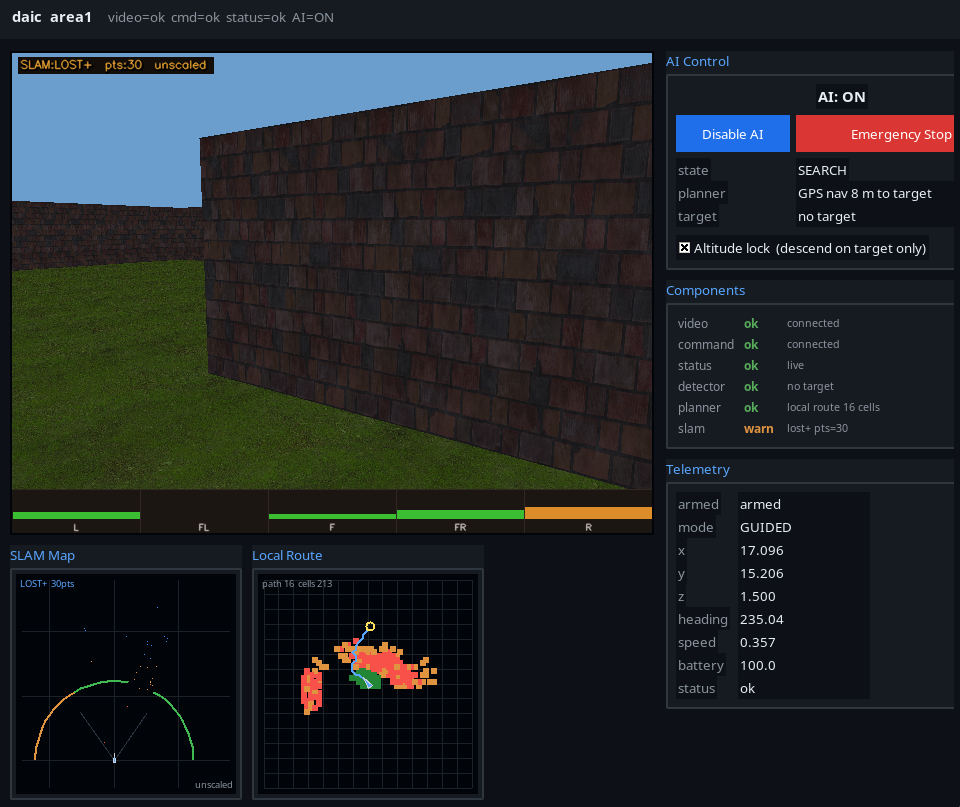
#> input picture images/daic-001.png, 960 x 807 px
$ python -i detector.py   (imports and definitions only)
#> lines starting #> are read from the running program, lines starting #| are printed output that depends on the picture; after the words box and inside, x2 and y2 are one past the last pixel; in counts of white or black regions, pixels touching at a corner belong together
"""OpenCV-based red landing target detector.

The target is found as a **reddish, roughly elliptical blob**: a chromatic gate
picks red pixels, and a shape test then decides whether the blob could be a
circular pad seen from some viewpoint. Both halves are deliberately chosen to
survive a real camera looking at a real pad.

Why the gate is chromatic and not photometric
---------------------------------------------
Hue and saturation are properties of the *surface*; value is a property of the
*illumination* on it. A red pad in open sun, in overcast, in a tree's shadow, or
under a camera that has just stopped down all produce the same hue and much the
same saturation, and wildly different values. So the pad is identified by hue
and saturation, and value is used only as a noise floor: below `_MIN_VALUE` a
pixel is dark enough that its hue is quantisation noise rather than colour.

This is not a theoretical concern. An earlier version of this file required
V >= 120, which is a statement that the pad is brightly lit. When the simulator
gained a physically-shaded scene the pad rendered at V = 90 -- hue and
saturation perfect, brightness merely lower -- and the detector reported nothing
at all on every frame of every approach. A pad in shade is still a pad.

Why the shape test fits an ellipse
----------------------------------
A circular pad is only circular from directly above. From a drone on approach it
is an ellipse whose aspect ratio is about 1/sin(elevation angle): at 9 m range
and 1 m altitude that is roughly 9:1. Testing circularity therefore amounts to
testing that the drone is nearly overhead, which is exactly the phase of flight
where the pad is easiest to find anyway. Instead the blob is fitted with an
ellipse and judged on how well it *fills* that ellipse, which is invariant to
viewing angle, plus solidity and extent, which reject the ragged, fragmented
blobs that foliage and brickwork produce.

What still gets rejected, and why
---------------------------------
Brick and foliage are the two confusers this scene actually contains, and both
are separable on hue: brick sits at H 12-20 and the tree canopy at H ~8, while
the pad sits at H 0-2. Neither survives the hue gate. Shadowed brick is also
below the saturation floor. Sensor noise and heavy JPEG chroma artefacts can
still fringe a canopy edge into the red band, but such blobs are ragged and
flicker frame to frame; the planner requires several consecutive detections
before it acts on one.
"""

from __future__ import annotations

from dataclasses import dataclass

import cv2
import numpy as np


# --- Chromatic gate -------------------------------------------------------
#
# Red wraps around 0 degrees, so OpenCV's 0-180 hue scale needs two bands. The
# pad measures H 0-2 in the simulator under both scene presets; the tree canopy
# measures H ~8 and brick H 12-20, so the band is kept tight.
_HUE_HALF_WIDTH = 5
# The pad measures S 227-250. Reddish background pixels in this scene have a
# median S near 80 and a 99th percentile near 213, so 175 clears the background
# comfortably while leaving room for the saturation loss a gamma or white
# balance shift causes.
_MIN_SATURATION = 175
# Not an illumination gate: below this, hue is quantisation noise.
_MIN_VALUE = 30

# --- Shape test -----------------------------------------------------------
#
# Minimum blob area in pixels. Smaller than this the pad is a handful of pixels
# and its shape cannot be judged, which is where false alarms live.
_MIN_AREA = 25.0
# Below this area an ellipse fit is not meaningful; extent alone is used.
_SHAPE_MIN_AREA = 60.0
# Contour area over fitted-ellipse area. A filled ellipse scores 1.0. Observed
# pads sit at 0.91 and above; ragged foliage fragments sit near 0.68.
_MIN_FILL, _MAX_FILL = 0.82, 1.60
# Contour area over convex-hull area. Convex blobs score near 1.0; the pad's 1st
# percentile is 0.70, while foliage fragments have a median near 0.46.
_MIN_SOLIDITY = 0.70
# Blob area over bounding-box area. An ellipse scores pi/4 = 0.785.
_MIN_EXTENT = 0.50
# 1/sin(elevation): 14 corresponds to about 4 degrees above the horizon, beyond
# which the pad is a line and its centre is not usefully localised.
_MAX_ASPECT = 14.0


@dataclass
class Detection:
    """Result of one detector call."""
    visible: bool
    cx: float        # centre x in pixels (0 if not visible)
    cy: float        # centre y in pixels (0 if not visible)
    radius: float    # approximate radius in pixels (0 if not visible)
    confidence: float  # 0.0–1.0 based on shape quality and viewing obliquity

    @property
    def as_dict(self) -> dict:
        return {
            "visible": self.visible,
            "cx": self.cx,
            "cy": self.cy,
            "radius": self.radius,
            "confidence": self.confidence,
        }


_NULL = Detection(visible=False, cx=0.0, cy=0.0, radius=0.0, confidence=0.0)


def _red_mask(frame_rgb: np.ndarray) -> np.ndarray:
    """Pixels whose hue and saturation say "painted red", at any brightness."""
    bgr = cv2.cvtColor(np.ascontiguousarray(frame_rgb), cv2.COLOR_RGB2BGR)
    hsv = cv2.cvtColor(bgr, cv2.COLOR_BGR2HSV)
    low = np.array([0, _MIN_SATURATION, _MIN_VALUE], dtype=np.uint8)
    high = np.array([_HUE_HALF_WIDTH, 255, 255], dtype=np.uint8)
    wrapped_low = np.array([180 - _HUE_HALF_WIDTH, _MIN_SATURATION, _MIN_VALUE],
                           dtype=np.uint8)
    wrapped_high = np.array([180, 255, 255], dtype=np.uint8)
    mask = cv2.bitwise_or(cv2.inRange(hsv, low, high),
                          cv2.inRange(hsv, wrapped_low, wrapped_high))
    # Close only. An opening step would erase the pad at range, where it is a
    # few pixels tall, which is the distance the search phase needs it at.
    kernel = cv2.getStructuringElement(cv2.MORPH_ELLIPSE, (3, 3))
    return cv2.morphologyEx(mask, cv2.MORPH_CLOSE, kernel, iterations=2)


def detect(frame_rgb: np.ndarray) -> Detection:
    """Detect the red landing target in *frame_rgb* (H×W×3, uint8, RGB).

    Returns a Detection with visible=False when no target is found.
    """
    if frame_rgb is None or frame_rgb.size == 0:
        return _NULL

    height, width = frame_rgb.shape[:2]
    mask = _red_mask(frame_rgb)
    count, labels, stats, centroids = cv2.connectedComponentsWithStats(mask, 8)

    best: tuple | None = None
    for index in range(1, count):
        area = float(stats[index, cv2.CC_STAT_AREA])
        if area < _MIN_AREA:
            continue
        box_x = int(stats[index, cv2.CC_STAT_LEFT])
        box_y = int(stats[index, cv2.CC_STAT_TOP])
        box_w = int(stats[index, cv2.CC_STAT_WIDTH])
        box_h = int(stats[index, cv2.CC_STAT_HEIGHT])
        if area / max(box_w * box_h, 1) < _MIN_EXTENT:
            continue
        # A pad running off the edge of the frame is a partial shape, so the
        # ellipse tests below cannot be applied to it. This happens on every
        # final descent, when the pad fills the bottom of the image.
        clipped = (box_x <= 0 or box_y <= 0
                   or box_x + box_w >= width or box_y + box_h >= height)

        cx, cy = centroids[index]
        radius = 0.5 * max(box_w, box_h)
        fill = aspect = None

        blob = (labels[box_y:box_y + box_h, box_x:box_x + box_w] == index)
        contours, _ = cv2.findContours(blob.astype(np.uint8), cv2.RETR_EXTERNAL,
                                       cv2.CHAIN_APPROX_NONE)
        contour = max(contours, key=cv2.contourArea) if contours else None
        if contour is not None and len(contour) >= 5:
            hull_area = cv2.contourArea(cv2.convexHull(contour))
            if hull_area > 0 and area / hull_area < _MIN_SOLIDITY:
                continue
            if area >= _SHAPE_MIN_AREA:
                (ex, ey), (d1, d2), _ = cv2.fitEllipse(contour)
                major, minor = max(d1, d2), min(d1, d2)
                if minor > 1e-6:
                    fill = area / (np.pi * 0.25 * major * minor)
                    aspect = major / minor
                    cx, cy, radius = box_x + ex, box_y + ey, 0.5 * major

        if aspect is not None and aspect > _MAX_ASPECT:
            continue
        if fill is not None and not clipped and not (_MIN_FILL <= fill <= _MAX_FILL):
            continue

        score = area * (min(fill, 1.0) if fill is not None else 1.0)
        if best is None or score > best[0]:
            best = (score, cx, cy, radius, fill, aspect)

    if best is None:
        return _NULL

    _, cx, cy, radius, fill, aspect = best
    # Confidence blends how cleanly the blob fills its ellipse with how oblique
    # the view is: a pad seen nearly edge-on is a real detection whose centre is
    # a poor position estimate, and the servo should weigh it accordingly.
    quality = 1.0 if fill is None else min(fill, 1.0)
    confidence = quality / max(1.0, (aspect or 1.0) / 4.0)
    return Detection(visible=True, cx=float(cx), cy=float(cy),
                     radius=float(radius),
                     confidence=float(min(1.0, max(0.0, confidence))))

>>> import cv2
>>> picture = cv2.cvtColor(cv2.imread('../images/daic-001.png'), cv2.COLOR_BGR2RGB)
>>> result = detect(picture)
#> in _red_mask, bgr is the input picture: shape (807, 960, 3); mean B, G, R 40, 37.8, 33.6
#> in _red_mask, `hsv = cv2.cvtColor(bgr, cv2.COLOR_BGR2HSV)`: hsv: shape (807, 960, 3); mean H, S, V 92.5, 114.9, 48.9
#> in _red_mask, `mask = cv2.bitwise_or(cv2.inRange(hsv, low, high), cv2.inRange(hsv, wr..`:
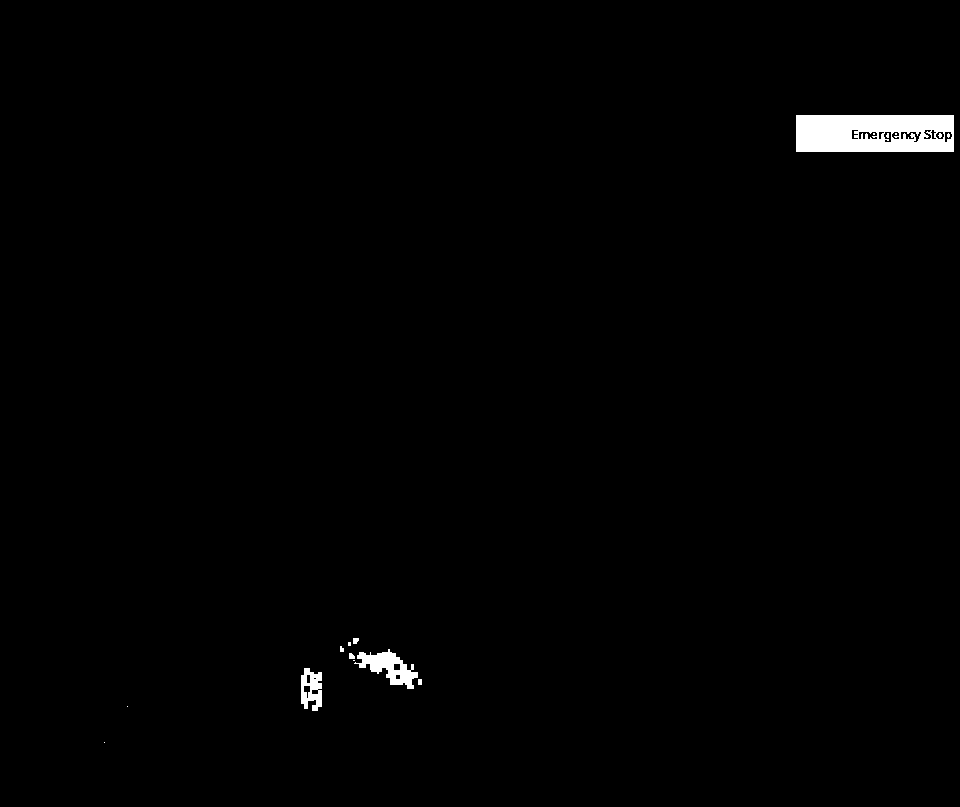
#> mask: shape (807, 960); 0.94% white; 16 white regions (9 under 20 px), largest, box (x1, y1, x2, y2) and area: (796, 115, 954, 152) 5380, (354, 649, 418, 689) 1099, (301, 668, 322, 711) 619
#> in _red_mask, `return cv2.morphologyEx(mask, cv2.MORPH_CLOSE, kernel, iterations=2)`:
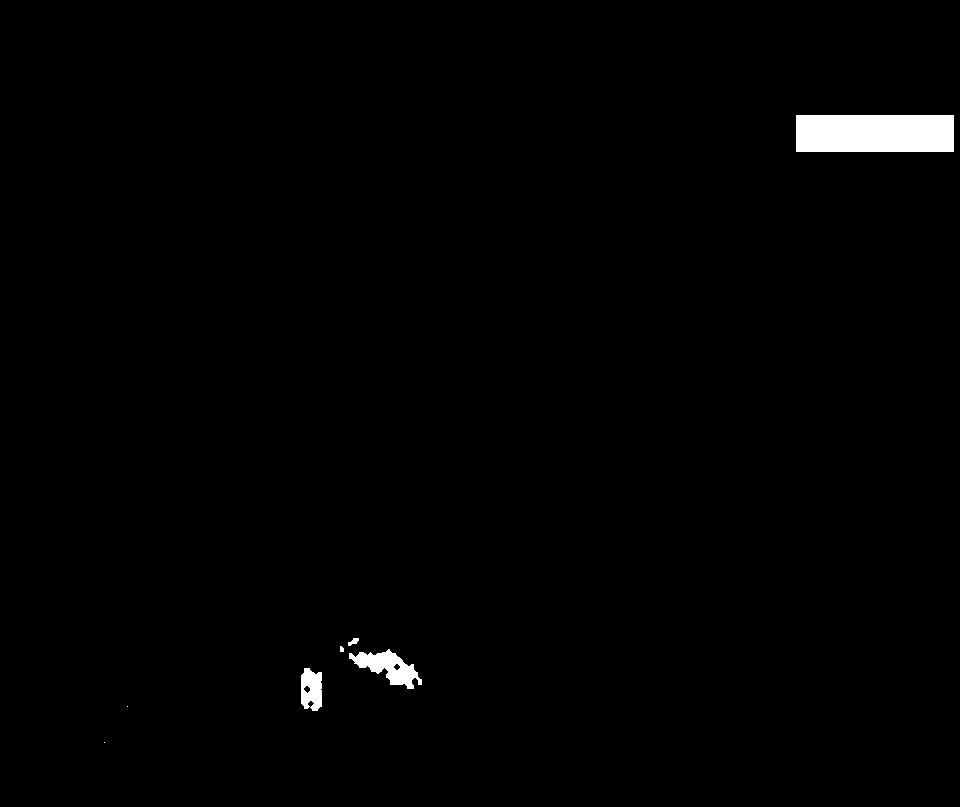
#> returned value: shape (807, 960); 1% white; 7 white regions (2 under 20 px), largest, box (x1, y1, x2, y2) and area: (796, 115, 954, 152) 5846, (349, 649, 422, 689) 1305, (301, 668, 322, 711) 732, (348, 638, 359, 646) 51, (340, 646, 344, 652) 21
#> in detect, `count, labels, stats, centroids = cv2.connectedComponentsWithStats(mas..`: labels: shape (807, 960) int32; 8 distinct labels, from 0 to 7
#> in detect, `count, labels, stats, centroids = cv2.connectedComponentsWithStats(mas..`: count = 8; stats = [[0, 0, 960, 807, 766763], [796, 115, 158, 37, 5846], [348, 638, 11, 8, 51], [340, 646, 4, 6, 21], [349, 649, 73, 40, 1305], [301, 668, 21, 43, 732], [127, 706, 1, 1, 1], [104, 742, 1, 1, 1]]; centroids = [[476.8, 404.3], [874.5, 133], [353.1, 641.3], [341.3, 648.8], [387.8, 666.9], [311.2, 689.1], [127, 706], [104, 742]]
#> the loop in detect, `for index in range(1, count):` made 7 passes
#> (area, box_x, box_y, box_w, box_h) on pass 1: (5846, 796, 115, 158, 37)
#> (area, box_x, box_y, box_w, box_h) on pass 5: (732, 301, 668, 21, 43)
#> in detect, `_, cx, cy, radius, fill, aspect = best`: cx = 874.5; cy = 133; radius = 108.4; fill = 0.865; aspect = 5.47
#> in detect, `quality = 1.0 if fill is None else min(fill, 1.0)`: quality = 0.865
#> in detect, `confidence = quality / max(1.0, (aspect or 1.0) / 4.0)`: confidence = 0.633

$ run again, on images/dctl-001.png
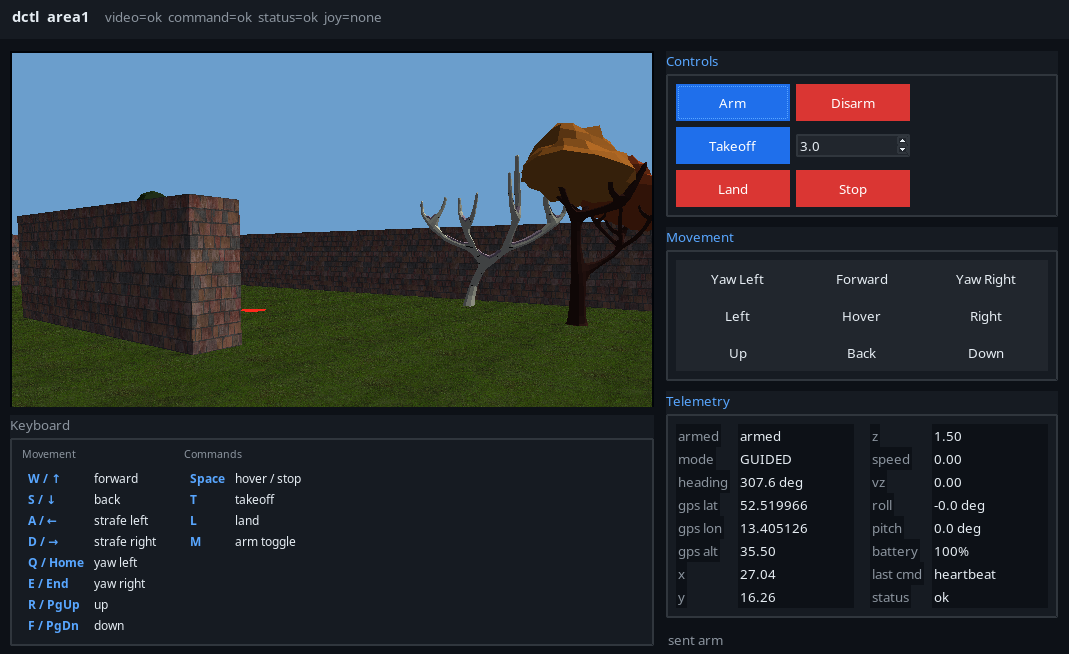
#> input picture images/dctl-001.png, 1069 x 654 px
#> in _red_mask, bgr is the input picture: shape (654, 1069, 3); mean B, G, R 60.1, 52, 43.6
#> hsv: shape (654, 1069, 3); mean H, S, V 95.3, 105.2, 68.4
#> in _red_mask, `mask = cv2.bitwise_or(cv2.inRange(hsv, low, high), cv2.inRange(hsv, wr..`:
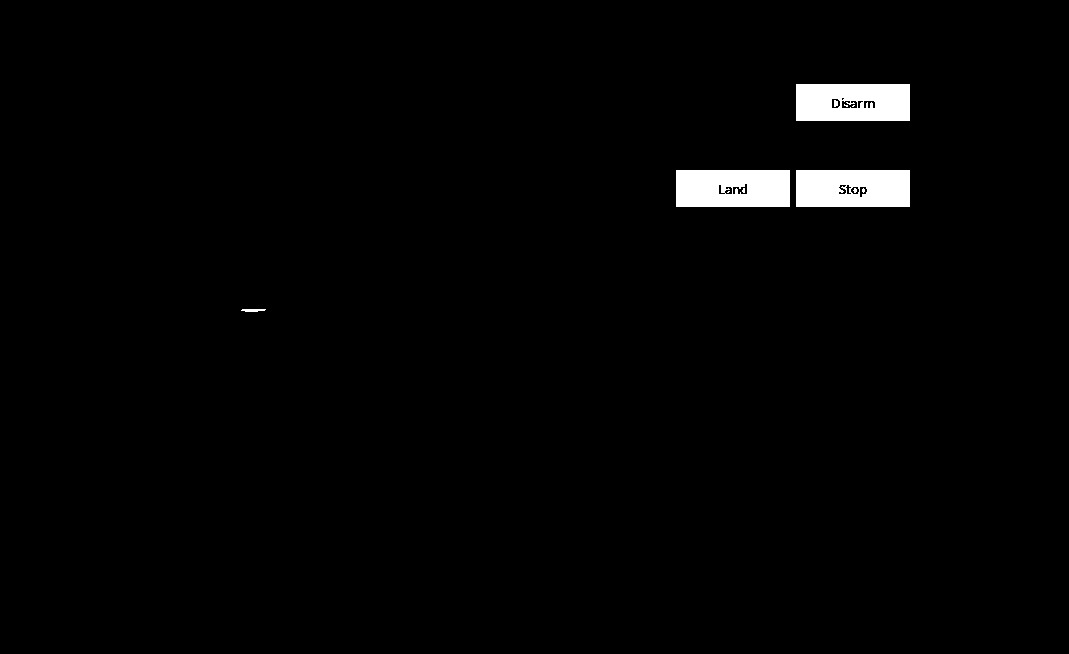
#> mask: shape (654, 1069); 1.8% white; 11 white regions (6 under 20 px), largest, box (x1, y1, x2, y2) and area: (676, 170, 790, 207) 4076, (796, 170, 910, 207) 4063, (796, 84, 910, 121) 3995, (241, 309, 266, 312) 61, (834, 100, 838, 107) 24
#> labels: shape (654, 1069) int32; 5 distinct labels, from 0 to 4
#> count = 5; stats = [[0, 0, 1069, 654, 686411], [796, 84, 114, 37, 4218], [676, 170, 114, 37, 4218], [796, 170, 114, 37, 4218], [241, 309, 25, 3, 61]]; centroids = [[528.9, 329.6], [852.5, 102], [732.5, 188], [852.5, 188], [252.6, 309.8]]
#> the loop in detect, `for index in range(1, count):` made 4 passes
#> (area, box_x, box_y, box_w, box_h) on pass 1: (4218, 796, 84, 114, 37)
#> in detect, `_, cx, cy, radius, fill, aspect = best`: cx = 852.5; cy = 102; radius = 74.32; fill = 0.898; aspect = 3.7
#> quality = 0.898
